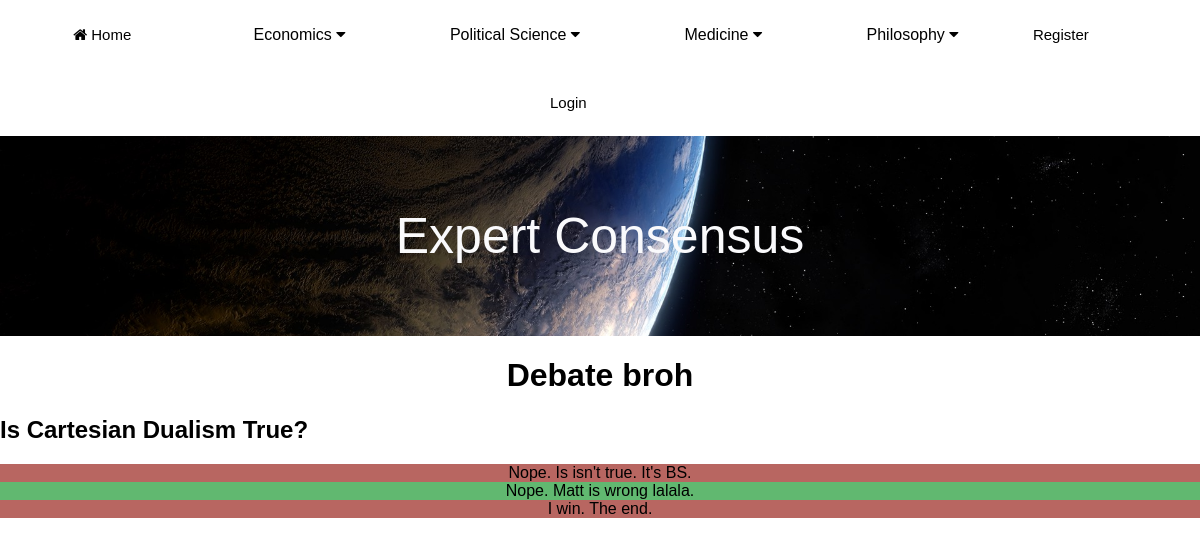
/MainApp/debate/1/, run on the app's committed database.
### MainApp/models.py (models this page shows, shortened)
class Debate(models.Model):
    category = models.ForeignKey(Category, on_delete=models.CASCADE, related_name="debates")
    title = models.CharField(max_length=255)
    description = models.TextField()
    created = models.DateTimeField(auto_now_add=True)
    class Meta:
        ordering = ['created']
        indexes = [models.Index(fields=['created']),]

class Comment(models.Model):
    debate = models.ForeignKey(Debate, on_delete=models.CASCADE, related_name="comments")
    created = models.DateTimeField(auto_now_add=True)
    updated = models.DateTimeField(auto_now=True)
    commenter_name = models.ForeignKey(User, on_delete=models.CASCADE)
    body = RichTextField(blank=True, null=True)
    class Meta:
        ordering = ['created']
        indexes = [models.Index(fields=['created']),]

### MainApp/views.py (the view)
# urls.py: path('debate/<int:pk>/', debate_detail.as_view(), name='debate-details'),
class debate_detail(DetailView):
    model = Debate
    template_name = 'MainApp/debate/debate_detail.html'

### MainApp/templates/MainApp/debate/debate_detail.html (shortened to what this page needs)
{% extends "MainApp/base.html" %}
{% block content %}
<h1>Debate broh</h1>
<h2>{{debate.title}}</h2>
{% for comment in debate.comments.all %}
<div style="background-color:{% cycle '#b86661' '#61b870' %}" id="comments">
{{ comment.body }}
</div>
{% endfor %}
{% endblock %}

### MainApp/static/style.css (style rules this page uses)
body { margin: 0; padding: 0; background: white; font-family: arial; }
#comments { text-align: center; }
h1 { color: black; text-align: center; }

### data on the page
Debate: title "Is Cartesian Dualism True?"
Comment: body "Nope. Is isn't true. It's BS."
Comment: body "Nope. Matt is wrong lalala."
Comment: body "I win. The end."
